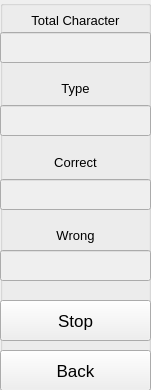
   <widget class="QGroupBox" name="groupBox_4">
    <property name="geometry">
     <rect>
      <x>1070</x>
      <y>10</y>
      <width>151</width>
      <height>390</height>
     </rect>
    </property>
    <property name="title">
     <string/>
    </property>
    <widget class="QLabel" name="label">
     <property name="geometry">
      <rect>
       <x>0</x>
       <y>0</y>
       <width>151</width>
       <height>41</height>
      </rect>
     </property>
     <property name="font">
      <font>
       <pointsize>10</pointsize>
       <stylestrategy>PreferDefault</stylestrategy>
      </font>
     </property>
     <property name="text">
      <string>&lt;html&gt;&lt;head/&gt;&lt;body&gt;&lt;p align=&quot;center&quot;&gt;Total Character&lt;/p&gt;&lt;/body&gt;&lt;/html&gt;</string>
     </property>
    </widget>
    <widget class="QLabel" name="label_2">
     <property name="geometry">
      <rect>
       <x>0</x>
       <y>73</y>
       <width>151</width>
       <height>31</height>
      </rect>
     </property>
     <property name="font">
      <font>
       <pointsize>10</pointsize>
       <stylestrategy>PreferDefault</stylestrategy>
      </font>
     </property>
     <property name="text">
      <string>&lt;html&gt;&lt;head/&gt;&lt;body&gt;&lt;p align=&quot;center&quot;&gt;Type&lt;/p&gt;&lt;/body&gt;&lt;/html&gt;</string>
     </property>
    </widget>
    <widget class="QLabel" name="label_3">
     <property name="geometry">
      <rect>
       <x>0</x>
       <y>147</y>
       <width>151</width>
       <height>31</height>
      </rect>
     </property>
     <property name="font">
      <font>
       <pointsize>10</pointsize>
       <stylestrategy>PreferDefault</stylestrategy>
      </font>
     </property>
     <property name="text">
      <string>&lt;html&gt;&lt;head/&gt;&lt;body&gt;&lt;p align=&quot;center&quot;&gt;Correct&lt;/p&gt;&lt;/body&gt;&lt;/html&gt;</string>
     </property>
    </widget>
    <widget class="QLabel" name="label_4">
     <property name="geometry">
      <rect>
       <x>0</x>
       <y>220</y>
       <width>151</width>
       <height>31</height>
      </rect>
     </property>
     <property name="font">
      <font>
       <pointsize>10</pointsize>
       <stylestrategy>PreferDefault</stylestrategy>
      </font>
     </property>
     <property name="text">
      <string>&lt;html&gt;&lt;head/&gt;&lt;body&gt;&lt;p align=&quot;center&quot;&gt;Wrong&lt;/p&gt;&lt;/body&gt;&lt;/html&gt;</string>
     </property>
    </widget>
    <widget class="QPushButton" name="btn_stop">
     <property name="geometry">
      <rect>
       <x>0</x>
       <y>300</y>
       <width>151</width>
       <height>41</height>
      </rect>
     </property>
     <property name="font">
      <font>
       <pointsize>13</pointsize>
      </font>
     </property>
     <property name="text">
      <string>Stop</string>
     </property>
    </widget>
    <widget class="QLineEdit" name="txt_totalchar">
     <property name="enabled">
      <bool>false</bool>
     </property>
     <property name="geometry">
      <rect>
       <x>0</x>
       <y>32</y>
       <width>151</width>
       <height>31</height>
      </rect>
     </property>
     <property name="font">
      <font>
       <family>MS Shell Dlg 2</family>
       <pointsize>10</pointsize>
       <weight>9</weight>
       <italic>false</italic>
       <bold>false</bold>
      </font>
     </property>
     <property name="styleSheet">
      <string notr="true">font: 75 10pt &quot;MS Shell Dlg 2&quot;;</string>
     </property>
     <property name="alignment">
      <set>Qt::AlignCenter</set>
     </property>
    </widget>
    <widget class="QLineEdit" name="txt_type">
     <property name="enabled">
      <bool>false</bool>
     </property>
     <property name="geometry">
      <rect>
       <x>0</x>
       <y>105</y>
       <width>151</width>
       <height>31</height>
      </rect>
     </property>
     <property name="font">
      <font>
       <family>MS Shell Dlg 2</family>
       <pointsize>10</pointsize>
       <weight>9</weight>
       <italic>false</italic>
       <bold>false</bold>
      </font>
     </property>
     <property name="styleSheet">
      <string notr="true">font: 75 10pt &quot;MS Shell Dlg 2&quot;;</string>
     </property>
     <property name="alignment">
      <set>Qt::AlignCenter</set>
     </property>
    </widget>
    <widget class="QLineEdit" name="txt_correct">
     <property name="enabled">
      <bool>false</bool>
     </property>
     <property name="geometry">
      <rect>
       <x>0</x>
       <y>179</y>
       <width>151</width>
       <height>31</height>
      </rect>
     </property>
     <property name="font">
      <font>
       <family>MS Shell Dlg 2</family>
       <pointsize>10</pointsize>
       <weight>9</weight>
       <italic>false</italic>
       <bold>false</bold>
      </font>
     </property>
     <property name="styleSheet">
      <string notr="true">font: 75 10pt &quot;MS Shell Dlg 2&quot;;</string>
     </property>
     <property name="alignment">
      <set>Qt::AlignCenter</set>
     </property>
    </widget>
    <widget class="QLineEdit" name="txt_wrong">
     <property name="enabled">
      <bool>false</bool>
     </property>
     <property name="geometry">
      <rect>
       <x>0</x>
       <y>250</y>
       <width>151</width>
       <height>31</height>
      </rect>
     </property>
     <property name="font">
      <font>
       <family>MS Shell Dlg 2</family>
       <pointsize>10</pointsize>
       <weight>9</weight>
       <italic>false</italic>
       <bold>false</bold>
      </font>
     </property>
     <property name="styleSheet">
      <string notr="true">font: 75 10pt &quot;MS Shell Dlg 2&quot;;</string>
     </property>
     <property name="alignment">
      <set>Qt::AlignCenter</set>
     </property>
    </widget>
    <widget class="QPushButton" name="btn_back">
     <property name="geometry">
      <rect>
       <x>0</x>
       <y>350</y>
       <width>151</width>
       <height>41</height>
      </rect>
     </property>
     <property name="font">
      <font>
       <pointsize>13</pointsize>
      </font>
     </property>
     <property name="text">
      <string>Back</string>
     </property>
    </widget>
   </widget>
